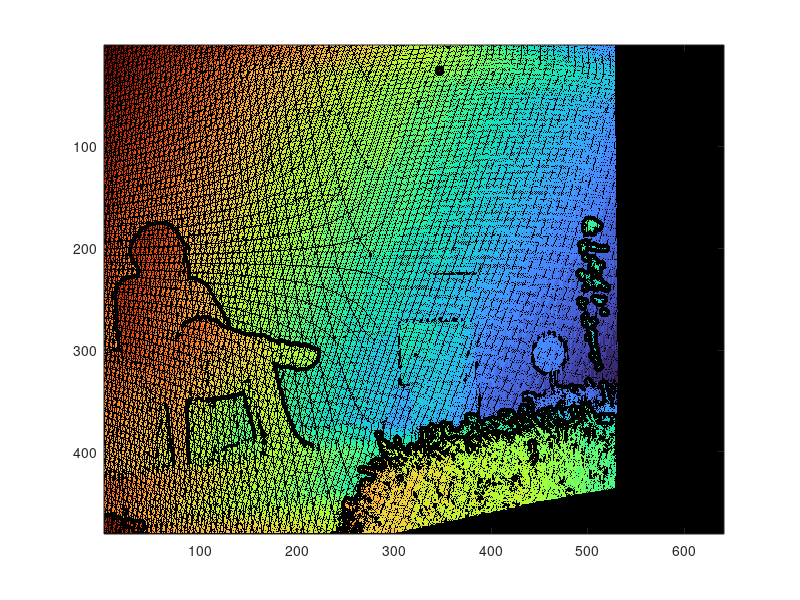

MATLAB code for this plot:
img1 = load('data/gt_disparity.txt');
% img1 = round((img1)*65535);
% img1 = mat2gray(img1);
% imshow(img1)
% imwrite(img1, 'data/gt_disp_mat.png')
colormap turbo
imagesc(img1)
% img1 = imread('data/computed_disp_sgmM.png');
% img1 = rgb2gray(img1);
% img1 = double(img1);
% img1 = round((img1/255)*65535);
% imwrite(img1, 'data/computed_disp.png')